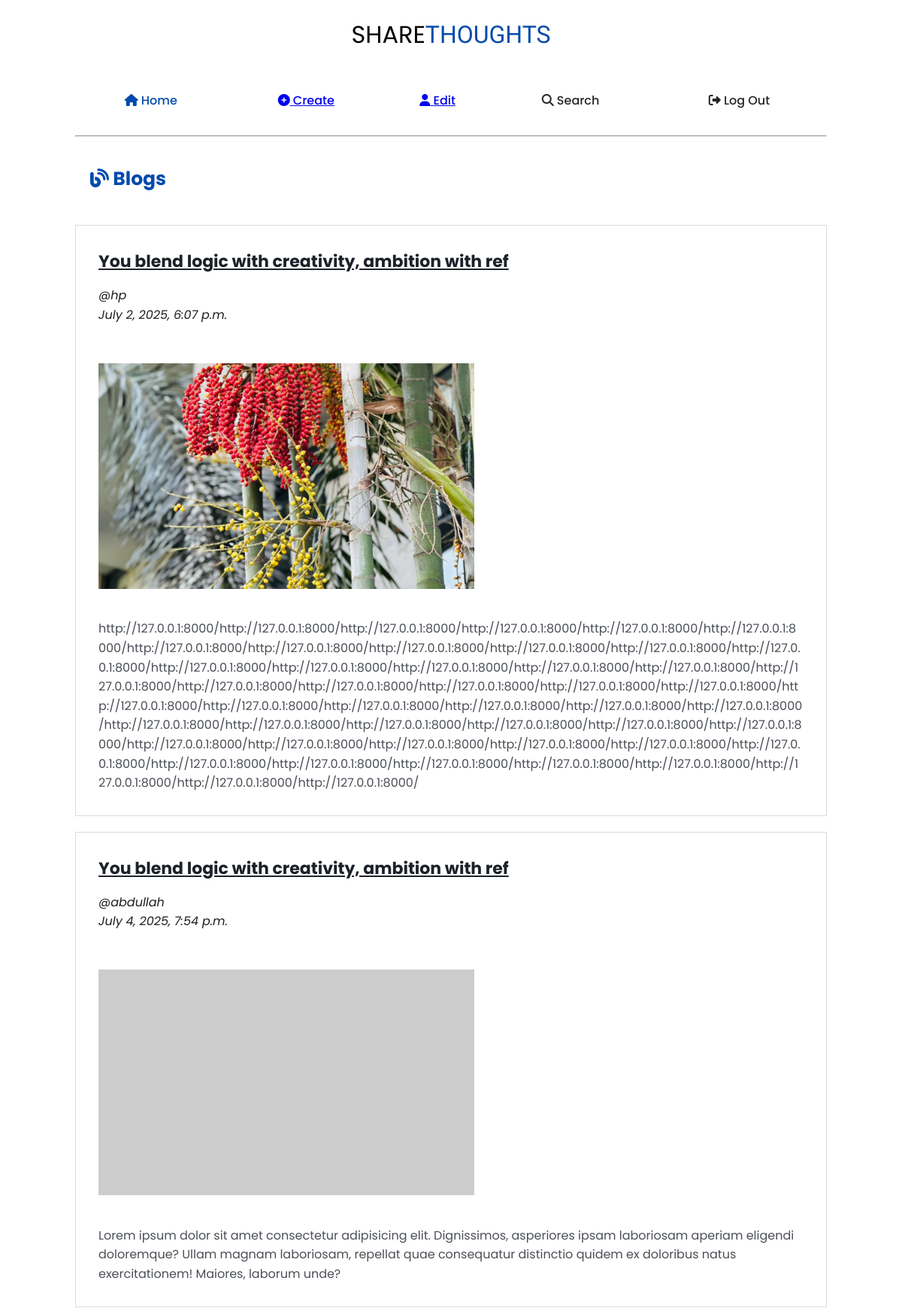
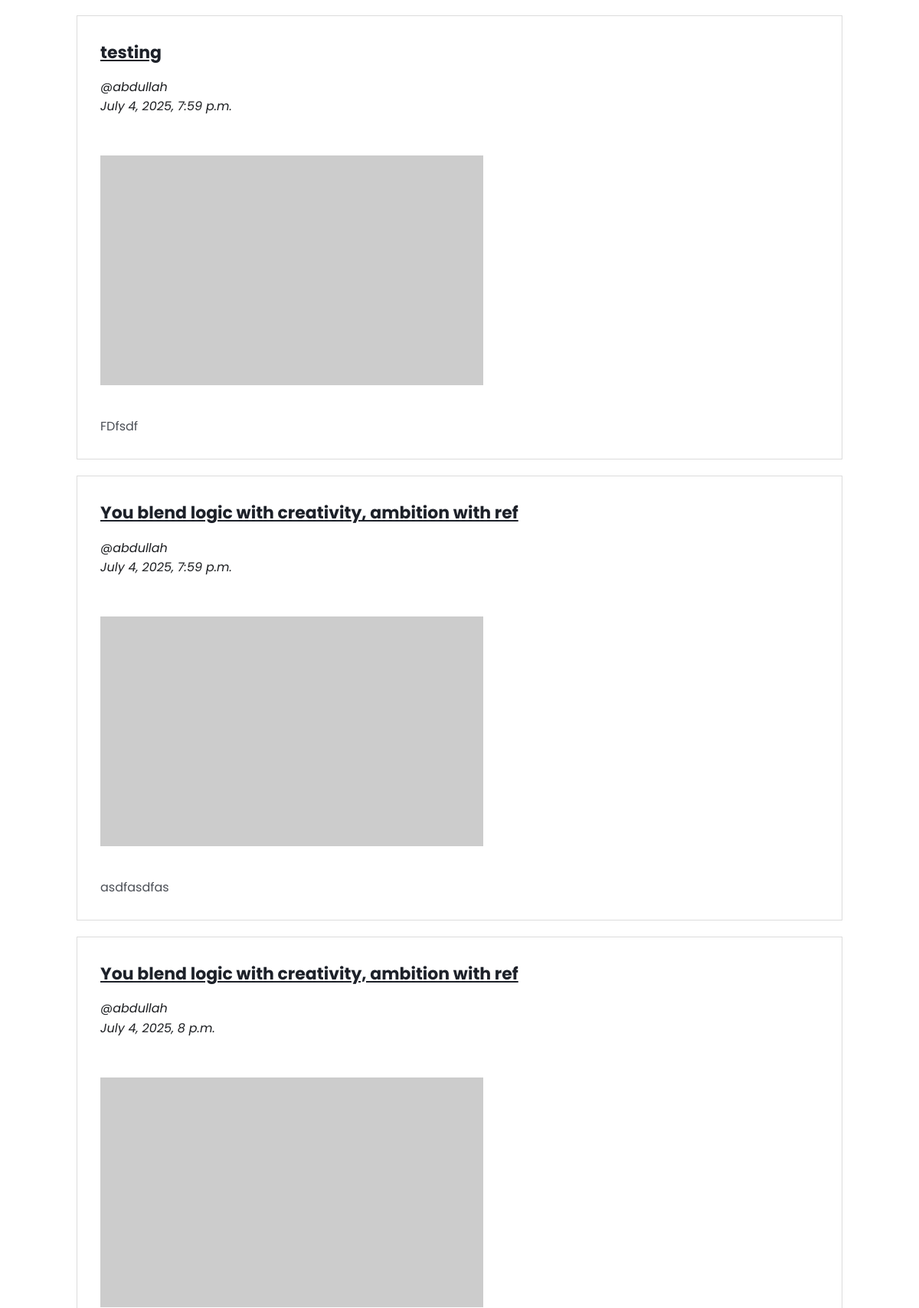
The page / (upper part) on the database its author committed (2 pictures, top to bottom).
### config/models.py (models this page shows, shortened)
class Blog(models.Model):
    owner = models.ForeignKey(User, on_delete=models.CASCADE, related_name='blog')
    heading = models.CharField(max_length=50)
    keywords = models.CharField(max_length=50)
    image = models.ImageField( blank=True, null=True)
    description = models.TextField()
    created_at = models.DateTimeField(auto_now_add=True)

### config/views.py (the view)
# urls.py: path('', HomeView.as_view(), name='home'),
class HomeView(ListView):
    model = Blog
    context_object_name = 'blogs'

### config/templates/config/blog_list.html (shortened to what this page needs)
{% load static %}
<!DOCTYPE html>
<html lang="en">
<head>
    <link rel="stylesheet" href="https://cdnjs.cloudflare.com/ajax/libs/font-awesome/6.4.0/css/all.min.css">
</head>
<body>
    <div class="container">
        <header>
            <h1> <span style="color: black; ">SHARE</span>THOUGHTS</h1>
            <nav>
                <table>
                    <tr>
                        <td class="active"><i class="fas fa-home"></i> Home</td>
                        <td><a href="{% url 'create' %}"><i class="fas fa-plus-circle"></i> Create</a></td>
                        <td><a href="{% url 'profile' %}"><i class="fas fa-user"></i> Edit</a></td>
                        <td><i class="fas fa-search"></i> Search</td>
                        <td>
                            <form action="{% url 'logout' %}" method="post">
                                <button  type="submit"><i class="fas fa-sign-out-alt"></i> Log Out</button>
                            </form>
                        </td>
                    </tr>
                </table>
            </nav>
            <hr/>
            <div class="blogs-header">
                <i class="fas fa-blog"></i> Blogs
            </div>
        </header>
        <main>
            {%for i in blogs %}
            <div class="blog-card">
                <h2><u>{{i.heading}}</u></h2>
                <i>@{{i.owner.username}}</i> <br>
                <i>{{i.created_at}}</i> <br> <br> <br>
                {% if i.image %}
                    <img src="{{ i.image.url }}" alt="{{ i.heading }} image">
                {% else %}
                    <img src="https://placehold.co/600x400/cccccc/000000?text=No+Image" alt="No Image Available">
                {% endif %} <br>
                <p>{{i.description}}</p>
            </div>
            <div class="separator"></div>
            {%endfor%}
        </main>
    </div>
</body>
</html>

### config/templates/config/blog_list.html (style rules this page uses)
* { box-sizing: border-box; list-style: none; margin: 0; padding: 0; font-family: "Poppins", sans-serif; }
body { color: #1c1e21; padding: 20px; line-height: 1.6; }
.container { max-width: 1000px; margin: 0 auto; }
header { margin-bottom: 25px; }
.active { color: #004aad; }
h1 { font-size: 32px; font-weight: 400; color: #004aad; margin-bottom: 15px; text-align: center; font-family: "Saira Stencil One", sans-serif; }
nav { border-radius: 8px; overflow: hidden; font-family: "Poppins", sans-serif; }
nav table { width: 100%; }
nav td, nav button { padding: 16px 0; text-align: center; font-weight: 500; font-size: 16px; color:rgb(39, 38, 38); transition:0.2s; background-color: #fff; border: none; }
nav td:last-child { border-right: none; }
.blogs-header { background-color: #ffffff; padding: 16px 20px; font-weight: 700; font-size: 25px; border-radius: 8px 8px 0 0; margin-top: 20px; color: #004aad; }
.blog-card { background-color: #ffffff; padding: 25px; margin-bottom: 2px; border: 1px solid rgb(220, 220, 220); padding: 30px; ; }
.blog-card img { width: 500px; height: 300px; object-fit: cover; display: block; }
.blog-card p { margin-top: 15px; font-size: 16px; color: #4b4f56; line-height: 1.6; text-wrap: normal; word-wrap: break-word; }
.blog-card h2 { font-size: 22px; font-weight: 700; margin-bottom: 15px; color: #1d2129; }
.separator { height: 1px; margin: 10px; border: none; }

### rows shown on the page
Blog: heading "You blend logic with creativity, ambition with ref", owner.username "hp", created_at "July 2, 2025, 6:07 p.m.", image (picture), description "http://127.0.0.1:8000/http://127.0.0.1:8000/http://127.0.0.1:8000/http://127.0.0.1:8000/http://127.0.0.1:8000/http://127.0.0.1:8000/http://127.0.0.1:8000/http://127.0.0.1:8000/http://127.0.0.1:8000/http://127.0.0.1:8000/http://127.0.0.1:8000/http://127.0.0.1:8000/http://127.0.0.1:8000/http://127.0.0.1:8000/http://127.0.0.1:8000/http://127.0.0.1:8000/http://127.0.0.1:8000/http://127.0.0.1:8000/http://127.0.0.1:8000/http://127.0.0.1:8000/http://127.0.0.1:8000/http://127.0.0.1:8000/http://127.0.0.1:8000/http://127.0.0.1:8000/http://127.0.0.1:8000/http://127.0.0.1:8000/http://127.0.0.1:8000/http://127.0.0.1:8000/http://127.0.0.1:8000/http://127.0.0.1:8000/http://127.0.0.1:8000/http://127.0.0.1:8…"
Blog: heading "You blend logic with creativity, ambition with ref", owner.username "abdullah", created_at "July 4, 2025, 7:54 p.m.", description "Lorem ipsum dolor sit amet consectetur adipisicing elit. Dignissimos, asperiores ipsam laboriosam aperiam eligendi doloremque? Ullam magnam laboriosam, repellat quae consequatur distinctio quidem ex doloribus natus exercitationem! Maiores, laborum unde?"
Blog: heading "testing", owner.username "abdullah", created_at "July 4, 2025, 7:59 p.m.", description "FDfsdf"
Blog: heading "You blend logic with creativity, ambition with ref", owner.username "abdullah", created_at "July 4, 2025, 7:59 p.m.", description "asdfasdfas"
Blog: heading "You blend logic with creativity, ambition with ref", owner.username "abdullah", created_at "July 4, 2025, 8 p.m."
